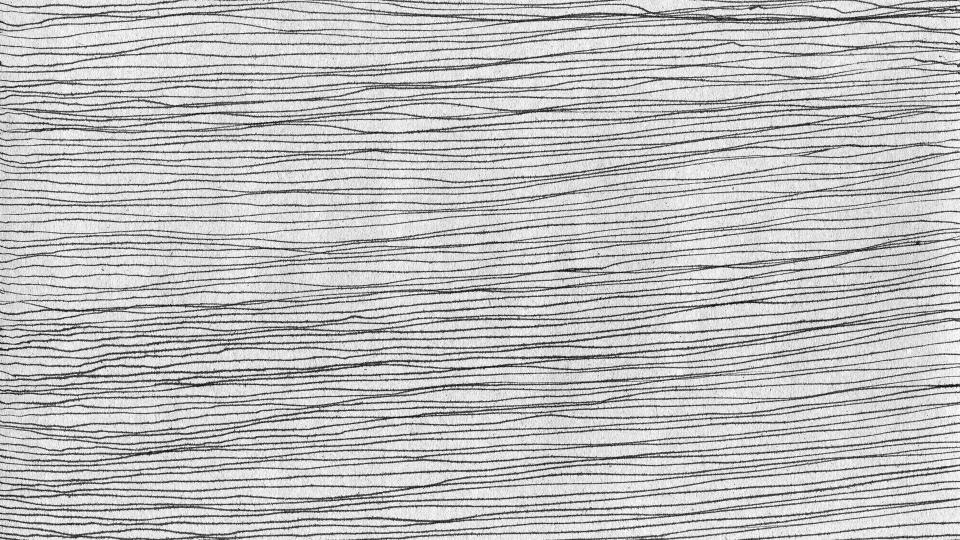
#> input picture images/hor_texture.jpg, 1920 x 1080 px, found by its file name (shown at 1/2 size)
$ jupyter execute --allow-errors lab7_students.ipynb   (older library calls are emulated)
#> lines starting #> are read from the running program, lines starting #| are printed output that depends on the picture
# Lab Weeks 8

Author: Dr. Amirhassan MONAJEMI. Modified by Weida Liang

[cell 1]
import cv2
import numpy as np
from matplotlib import pyplot as plt

### part 1:  GLCM-based Texture Analysis
1. For images below, where GL=256 for all,
- hor_texture.jpg
- high_spat_freq.bmp
- IMG_8636q.jpg
2. Convert them the GL if it's necessary
3. Apply a Gaussian lowpass filter on IMG_8636q.jpg next
4. Compute 4 GLCM matrices for distance=d=[1,5] , theta= [0,90] for each texture
5. Compute F1 and F2 for each GLCM matrix.
6. This way, you will have a 2-feature feature vector for each GLCM matrix,
- or a 8-feature feature vector to represent your texture
7. Compare GLCMs' [F1, F2] feature vectors with each other and discuss the results

[cell 2]
def am_glcm_faster( img , GL , d , t):
    ccmm = np.zeros([GL, GL])
    print(t==0)
    if t==0:
        im_target = img[:,d:]
        im_value = img[:,:-d]
    # Use the above example and write your code for t = 45,90,135
    elif t==45:
        im_target = img[d:, :-d]
        im_value = img[:-d, d:]
    elif t==90:
        im_target = img[:-d, :]
        im_value = img[d:, :]
    elif t==135:
        im_target = img[:-d, :-d]
        im_value = img[d:, d:]
    else:
        raise NotImplementedError('t options: 0, 45, 90, 135 only')
    assert im_target.shape==im_value.shape
    ref_gls = np.unique(im_value)
    # print(ref_gls)
    for ref in ref_gls:
        target_values = im_target[im_value == ref]
        target_gls = np.unique(target_values)
        # print(target_gls)
        for target in target_gls:
            # print(target, target_values,(target_values==target).sum())
            ccmm[ref, target] = (target_values==target).sum()

    return ccmm

### you may use function below to compute F1 and F2 （maximum and energy) , for your texture

[cell 3]
def glcm_feat( g11 ):
    mxx = np.max(g11)
    enrg = np.sum(np.multiply(g11,g11))
    return  mxx , enrg

[cell 4]
# Imput Image
input_image = cv2.imread('/Users/tianze/cs4243_lab/CS4243_2023_images_small/hor_texture.jpg', cv2.IMREAD_GRAYSCALE)
#> input_image is the input picture: shape (1080, 1920); min 0, max 255, mean 190.3
# Your code Here
GL = 256  # Number of gray levels
d = 1     # Distance for co-occurrence
t = 0     # Texture direction (0 degrees for horizontal)

sigma = 2  # Adjust the sigma value as needed
img_8636q_filtered = cv2.GaussianBlur(input_image, (0, 0), sigmaX=sigma)
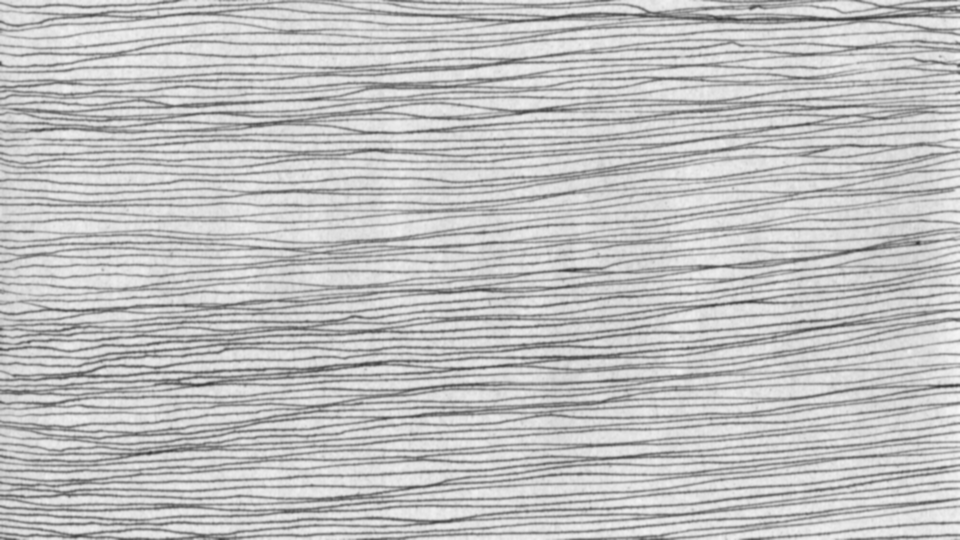
#> img_8636q_filtered: shape (1080, 1920) (shown at 1/2 size); min 51, max 249, mean 190.3
result = []

#> (the rest of this cell did not finish here and is left out)

### part 2: Laws Filters: A bank of small size filters to extract texture features
1. Use instructions below to creat a 9-filter 3x3 Laws filter bank
2. Use images below, apply all Laws filters on them, compute the filter response
3. Filter responses will configure a 9-featured feature vector
- Images:
- IMG_0054_1024bw.bmp
- 20230515_110806.jpg
- djzam_nat_defect_002_2g_8.bmp
- 20230324_105524gl.jpg
4. Discuss the results

### L3 = (1,2,1) - Level detection, E3 = (-1,0,1)- Edge detection, and S3 = (-1,2,-1)- Spot detection.

[cell 5]
L = np.array([1,2,1]) / 4
# or: L = np.array([1,2,1])
E = np.array([-1,0,1])
S = np.array([-1,2,-1])
llist = [L, E, S]

laws = []
for xs in llist:
    for ys in llist:
        xs= np.reshape(xs,(3,1))
        ys = np.reshape(ys,(1,3))
        L3L3 = np.matmul(xs,ys)
        print(L3L3)
        laws.append(L3L3)
